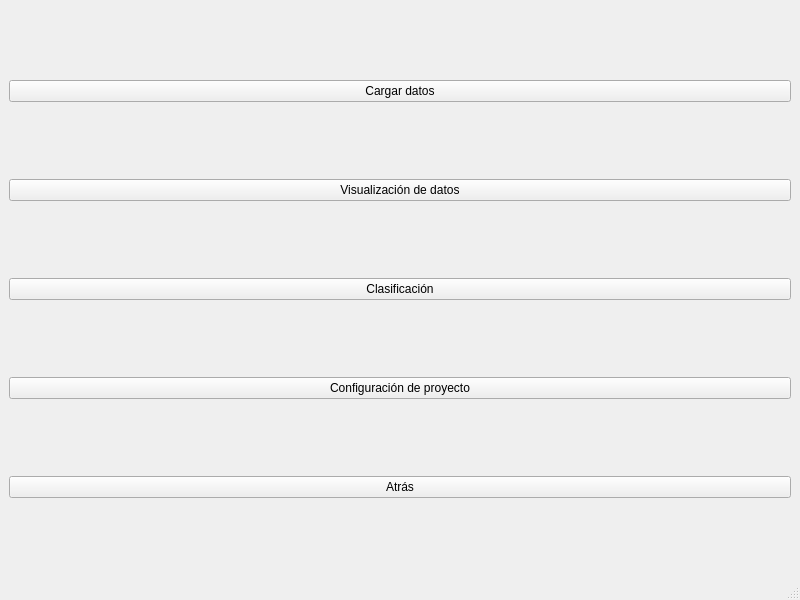
<?xml version="1.0" encoding="UTF-8"?>
<ui version="4.0">
    <class>MainWindow</class>
    <widget class="QMainWindow" name="MainWindow">
        <property name="geometry">
            <rect>
                <x>0</x>
                <y>0</y>
                <width>800</width>
                <height>600</height>
            </rect>
        </property>
        <property name="windowTitle">
            <string>Menú Proyecto</string>
        </property>
        <property name="windowOpacity">
            <double>1.000000000000000</double>
        </property>
        <property name="locale">
            <locale language="English" country="UnitedStates"/>
        </property>
        <widget class="QWidget" name="centralwidget">
            <layout class="QGridLayout" name="gridLayout">
                <item row="1" column="0">
                    <widget class="QPushButton" name="pushButton_VisualizacionDatos">
                        <property name="cursor">
                            <cursorShape>PointingHandCursor</cursorShape>
                        </property>
                        <property name="text">
                            <string>Visualización de datos</string>
                        </property>
                    </widget>
                </item>
                <item row="2" column="0">
                    <widget class="QPushButton" name="pushButton_Clasificacion">
                        <property name="cursor">
                            <cursorShape>PointingHandCursor</cursorShape>
                        </property>
                        <property name="text">
                            <string>Clasificación</string>
                        </property>
                    </widget>
                </item>
                <item row="3" column="0">
                    <widget class="QPushButton" name="pushButton_ConfiguracionProyecto">
                        <property name="cursor">
                            <cursorShape>PointingHandCursor</cursorShape>
                        </property>
                        <property name="text">
                            <string>Configuración de proyecto</string>
                        </property>
                    </widget>
                </item>
                <item row="0" column="0">
                    <widget class="QPushButton" name="pushButton_CargarDatos">
                        <property name="cursor">
                            <cursorShape>PointingHandCursor</cursorShape>
                        </property>
                        <property name="text">
                            <string>Cargar datos</string>
                        </property>
                    </widget>
                </item>
                <item row="4" column="0">
                    <widget class="QPushButton" name="pushButton_Atras">
                        <property name="text">
                            <string>Atrás</string>
                        </property>
                    </widget>
                </item>
            </layout>
        </widget>
        <widget class="QMenuBar" name="menubar">
            <property name="geometry">
                <rect>
                    <x>0</x>
                    <y>0</y>
                    <width>800</width>
                    <height>21</height>
                </rect>
            </property>
        </widget>
        <widget class="QStatusBar" name="statusbar"/>
    </widget>
    <resources/>
    <connections/>
</ui>
